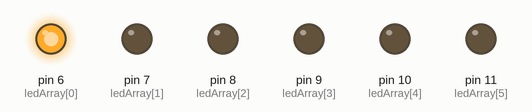
Simulated run of this sketch. Board: Arduino Uno, built with avr-gcc and run on an emulated ATmega328P. Parts: output pins drawn as LEDs (lit = HIGH).

Above: at 0.02 s.
At 0.32 s:
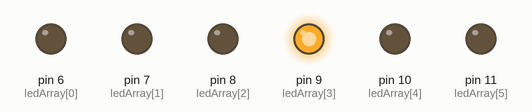
At 0.72 s:
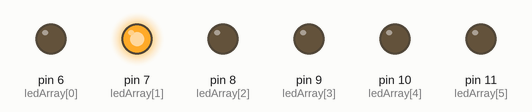
At 1.47 s:
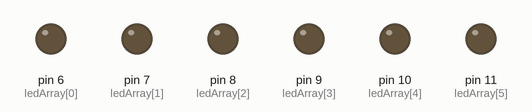
At 2.22 s:
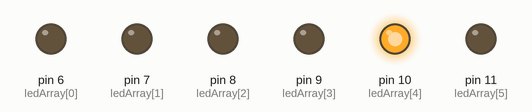
At 2.93 s:
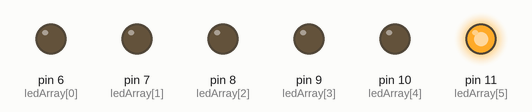
Timing chart, 0 to 3.2 s (numbered marks = the images above):
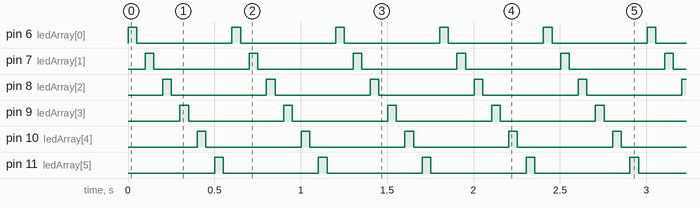

Measured:
- by itself, pin 6 (ledArray[0]), pin 7 (ledArray[1]), pin 8 (ledArray[2]), pin 9 (ledArray[3]), pin 10 (ledArray[4]), pin 11 (ledArray[5]): alternates HIGH for 0.05 s and LOW for 0.55 s
- by itself, everything shown: repeats every 0.60 s, in 12 steps

The sketch:

sem_foro.ino
```cpp
/*const int pin1 = 6;
const int pin2 = 7;
const int pin3 = 8;*/

//declare array of LED pins, loop count var and time interval
int ledArray[] = { 6, 7, 8, 9, 10, 11 };
int counts = 0;
int time = 50;

void setup() {
  //set every element in array as an OUTPUT
  for (counts = 0; counts < 6; ++counts) {
    pinMode(ledArray[counts], OUTPUT);
  }
}

void loop() {

  for (counts = 0; counts < 6; ++counts) {
    //loop through each item in the array and turn them ON
    digitalWrite(ledArray[counts], HIGH);
    //then wait,
    delay(time);
    ///then turn them OFF
    digitalWrite(ledArray[counts], LOW);
    //then wait
    delay(time);
    //and print that we`ve completed a cycle
    Serial.print("cycle complete");
    Serial.print(ledArray[counts]);
  }
}

//VERSION WITHOUT ARRAY
/*void setup() {
  // set LED inputs and turn them off
  pinMode(pin1, OUTPUT);
  pinMode(pin2, OUTPUT);
  pinMode(pin3, OUTPUT);
  digitalWrite(pin1, LOW);
  digitalWrite(pin2, LOW);
  digitalWrite(pin3, LOW);
}

void loop() {
  digitalWrite(pin1, HIGH);
  delay(200);
  digitalWrite(pin1, LOW);

  digitalWrite(pin2, HIGH);
  delay(200);
  digitalWrite(pin2, LOW);

  digitalWrite(pin3, HIGH);
  delay(200);
  digitalWrite(pin3, LOW);

}*/
```
